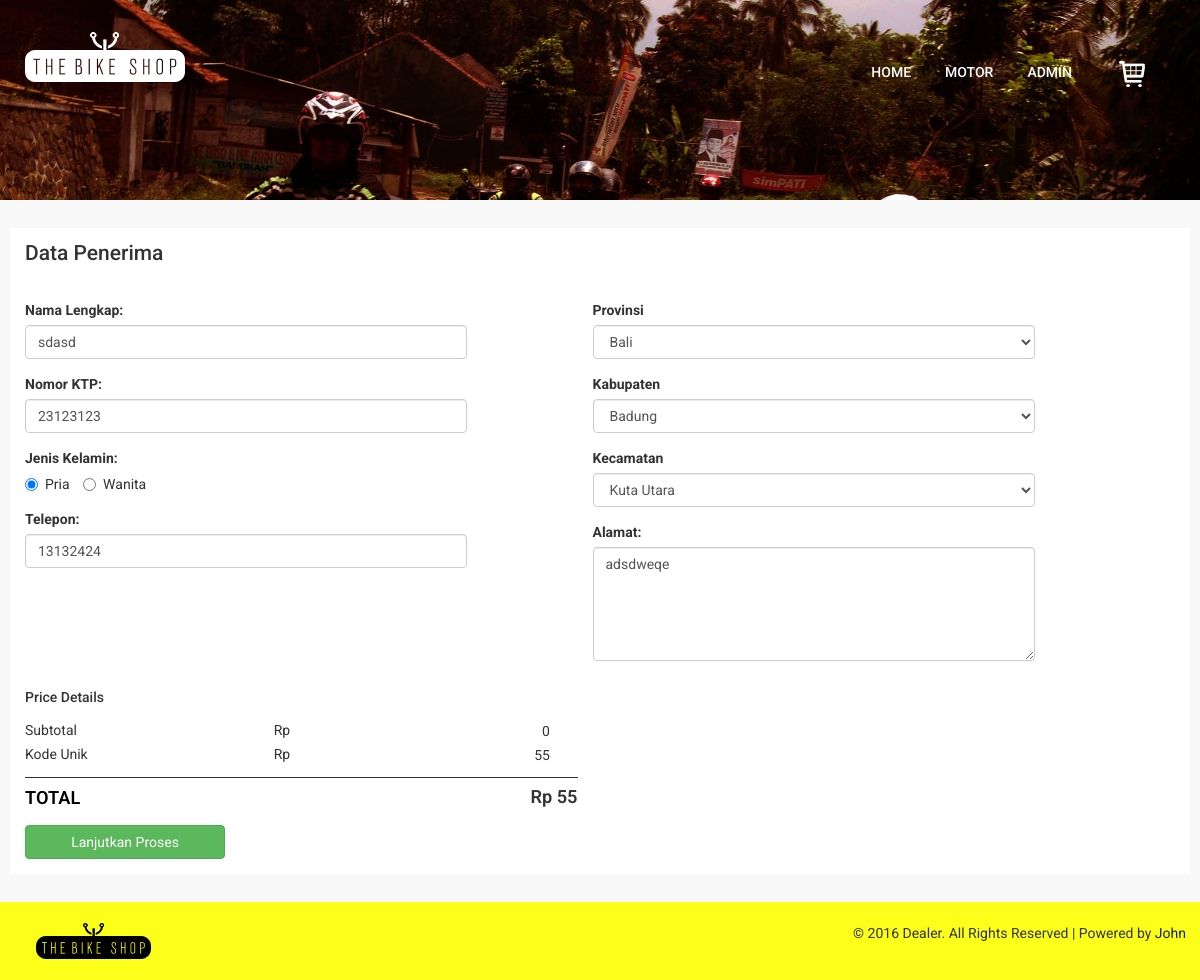
The app's page /order.php (signed in) with its own data.
### tables this page shows
CREATE TABLE `tb_pelanggan` (
  `id_pelanggan` int(11) NOT NULL AUTO_INCREMENT,
  `No_KTP` char(16) DEFAULT NULL,
  `nama_pelanggan` varchar(20) DEFAULT NULL,
  `alamat` varchar(200) DEFAULT NULL,
  `id_kecamatan` tinyint(4) DEFAULT NULL,
  `jenis_kelamin` enum('1','2') DEFAULT NULL COMMENT '1=laki, 2=perempuan',
  `telp` char(12) DEFAULT NULL,
  `email` varchar(200) DEFAULT NULL,
  `id_login` int(11) DEFAULT NULL,
  PRIMARY KEY (`id_pelanggan`),
  KEY `id_kecamatan` (`id_kecamatan`),
  CONSTRAINT `tb_pelanggan_ibfk_1` FOREIGN KEY (`id_kecamatan`) REFERENCES `tb_kecamatan` (`id_kecamatan`) ON UPDATE NO ACTION
);

CREATE TABLE `tb_kecamatan` (
  `id_kecamatan` tinyint(4) NOT NULL AUTO_INCREMENT,
  `id_kabupaten` int(20) DEFAULT NULL,
  `nama_kecamatan` varchar(200) DEFAULT NULL,
  PRIMARY KEY (`id_kecamatan`),
  KEY `id_kabupaten` (`id_kabupaten`),
  CONSTRAINT `id_kabupaten` FOREIGN KEY (`id_kabupaten`) REFERENCES `tb_kabupaten` (`id_kabupaten`) ON UPDATE CASCADE
);

CREATE TABLE `tb_provinsi` (
  `id_provinsi` int(20) NOT NULL,
  `nama_provinsi` varchar(200) DEFAULT NULL,
  PRIMARY KEY (`id_provinsi`)
);

CREATE TABLE `tb_kabupaten` (
  `id_kabupaten` int(20) NOT NULL AUTO_INCREMENT,
  `id_provinsi` int(20) DEFAULT NULL,
  `nama_kabupaten` varchar(200) DEFAULT NULL,
  PRIMARY KEY (`id_kabupaten`),
  KEY `id_provinsi` (`id_provinsi`),
  CONSTRAINT `id_provinsi` FOREIGN KEY (`id_provinsi`) REFERENCES `tb_provinsi` (`id_provinsi`) ON UPDATE CASCADE
);

### order.php (the view, shortened to what this page needs)
<!DOCTYPE html>
<html>
	<?php
		include "head.php";
	?>
<body>
	<div class="banner-bg banner-sec">
		<?php
			$user=$_SESSION['username'];
			if($user==""){
			include "nav-user.php";
			}else{
				include "nav-member.php";
			}
		?>
	</div>
	<div class="cart" style="background: #f8f8f8;">
		<div class="container" style="background: #ffffff;">
			<div class="col-md-12 cart-items">
				<h2>Data Penerima</h2>
				<?php
					$idl=$_SESSION['idl'];
					$hrg = $_SESSION['sub'];
					$sel = mysql_query("select * from tb_pelanggan where id_pelanggan = (select MIN(id_pelanggan)) AND id_login='$idl' ");
					$b = mysql_fetch_array($sel);
					$nama = $b['nama_pelanggan'];
					$nktp = $b['No_KTP'];
					$alamat = $b['alamat'];
					$kec = $b['id_kecamatan'];
					$kelamin = $b['jenis_kelamin'];
					$telp = $b['telp'];
					$cek = mysql_query("select tb_kecamatan.nama_kecamatan, tb_kecamatan.id_kabupaten, tb_kabupaten.nama_kabupaten, tb_kabupaten.id_provinsi, tb_provinsi.nama_provinsi from tb_kecamatan inner join tb_kabupaten
						on tb_kecamatan.id_kabupaten = tb_kabupaten.id_kabupaten
						inner join tb_provinsi
						on tb_kabupaten.id_provinsi=tb_provinsi.id_provinsi where id_kecamatan='$kec'");
					$bar= mysql_fetch_array($cek);
					$cek1 = $bar['nama_kecamatan'];
					$cek2 = $bar['nama_kabupaten'];
					$cek3 = $bar['nama_provinsi'];
					$cek4 = $bar['id_kabupaten'];
					$cek5 = $bar['id_provinsi'];
					$se=mysql_query("select tgl_transaksi from tb_transaksi where tgl_transaksi = CURDATE()");
					$a=mysql_num_rows($se);
					$z=$a+1;
					$d=idate("d");
					$m=idate("m");
					$y=idate("y");
					$t=$d+$m+$y+$z;
					$tot = $hrg + $t;
				?>
				<form method="post" action="proses-order.php" enctype="multipart/form-data">
					<div class="col-md-6 cart-items">
						<div class="form-group">
							<label class="control-label">Nama Lengkap:</label>
		                    <input id="nama" class="form-control" type="text" placeholder="Nama Lengkap" name="nama" value="<?php echo "".$nama;?>">
		                </div>
		                <div class="form-group">
		                	<label class="control-label">Nomor KTP:</label>
		                    <input id="ktp" class="form-control" type="number" placeholder="Nomor KTP" name="ktp" value="<?php echo "".$nktp;?>">
		                </div>
		                <div class="form-group">
			                <label class="control-label">Jenis Kelamin:</label>
			                <div>
			                    <label class="radio-inline"><input type="radio" name="kelamin" value="1" <?php if ($kelamin== 1) {echo "checked";}?>>Pria</label>
								<label class="radio-inline"><input type="radio" name="kelamin" value="2" <?php if ($kelamin== 2) {echo "checked";}?>>Wanita</label>
							</div>
						</div>
						<div class="form-group">
							<label class="control-label">Telepon:</label>
		                    <input id="telp" class="form-control" type="number" placeholder="Telepon" name="telp" value="<?php echo "".$telp;?>">
		                </div>
					</div>
					<div class="col-md-6 cart-items">
						<div class="form-group">
							<label class="control-label" for="selector1">Provinsi</label>
							<select name="provinsi" class="form-control" id="provinsi">
								<?php echo "<option value=\"$cek5\">$cek3</option>\n"; ?>
							</select>
						</div>
						<div class="form-group ">
							<label class="control-label" for="selector1">Kabupaten</label>
							<select name="kabupaten" class="form-control" id="kabupaten">
								<?php echo "<option value=\"$cek4\">$cek2</option>\n"; ?>
							</select>
						</div>
						<div class="form-group ">
							<label class="control-label" for="selector1">Kecamatan</label>
							<select name="kecamatan" class="form-control" id="kecamatan">
								<?php echo "<option value=\"$kec\">$cek1</option>\n"; ?>
							</select>
						</div>
						<div class="form-group">
		 					 <label for="comment">Alamat:</label>
		  					 <textarea class="form-control" rows="5" id="alamat" name="alamat"><?php echo "".$alamat;?></textarea>
						</div>
	                </div>
		            <div class="col-md-6 cart-items">
		            	<div class="form-group" >
							<div class="price-details" >
						 		<h3>Price Details</h3>
								<span style="width: 45%;">Subtotal</span>
								<span>Rp <span class="total" style="text-align: right;"><?php echo number_format($hrg); ?></span></span>
								<span style="width: 45%;">Kode Unik</span>
								<span>Rp <span class="total" style="text-align: right;"><?php echo number_format($t); ?></span></span>
						 		<div class="clearfix"></div>
							</div>
							<h4 class="last-price" style="width: 40%;">TOTAL</h4>
							<span class="total final" name="total" style="width: 60%; text-align: right;">Rp <?php echo number_format($tot); ?></span>
				 			<div class="clearfix"></div>
						</div>
						<div class="form-group" >
							<button  class="btn btn-success" name="btn-save" id="btn-submit" style="width:200px;">Lanjutkan Proses</button>
			            </div>
		            </div>
	            </form>
			</div>
		</div>
	</div>
	<?php
		include "footer.php";
	?>
</body>
</html>

### css/style.css (style rules this page uses)
body { margin:0; padding:0; background:#fff; font-family: 'Roboto', sans-serif; }
h1,h2,h3,h4,h5,h6 { margin:0; }
.banner-bg { position:relative; }
select { padding:10px 2.5em 10px 0.5em; border-radius:5px; margin-right:5px; outline:none; cursor:pointer; }
.banner-sec { background:url(../images/slide2.jpg) no-repeat; background-size:cover; min-height:200px; }
.cart { padding:2em 0; }
.form-control { display: block; width: 80%; margin-bottom: 10px; }
.cart h2 { font-size:1.5em; margin-bottom:1em; }
.cart-items { padding-left:0; padding-top:1em; }
.price-details { border-bottom:1px solid; padding-bottom:10px; }
.price-details h3 { color:#333; font-size:1em; margin-bottom:1em; }
.price-details span { width:50%; float:left; padding:1px 0; }
span.total { width:50%; float:right; text-align: left; }
span.final { font-weight:600; padding-top:6px; font-size:1.3em; }
h4.last-price { color:#000; font-size:1.3em; font-weight:600; width:50%; float:left; padding-top:10px; }

### records on screen
tb_pelanggan: nama "sdasd", ktp "23123123", jenis_kelamin "☑ Pria", jenis_kelamin "☐ Wanita", telp "13132424", alamat "adsdweqe"
tb_kecamatan: provinsi "Bali", kabupaten "Badung", kecamatan "Kuta Utara"

### other values on screen
$_SESSION['username'] "ADMIN"
$hrg "0"
$t "55"
$tot "55"
